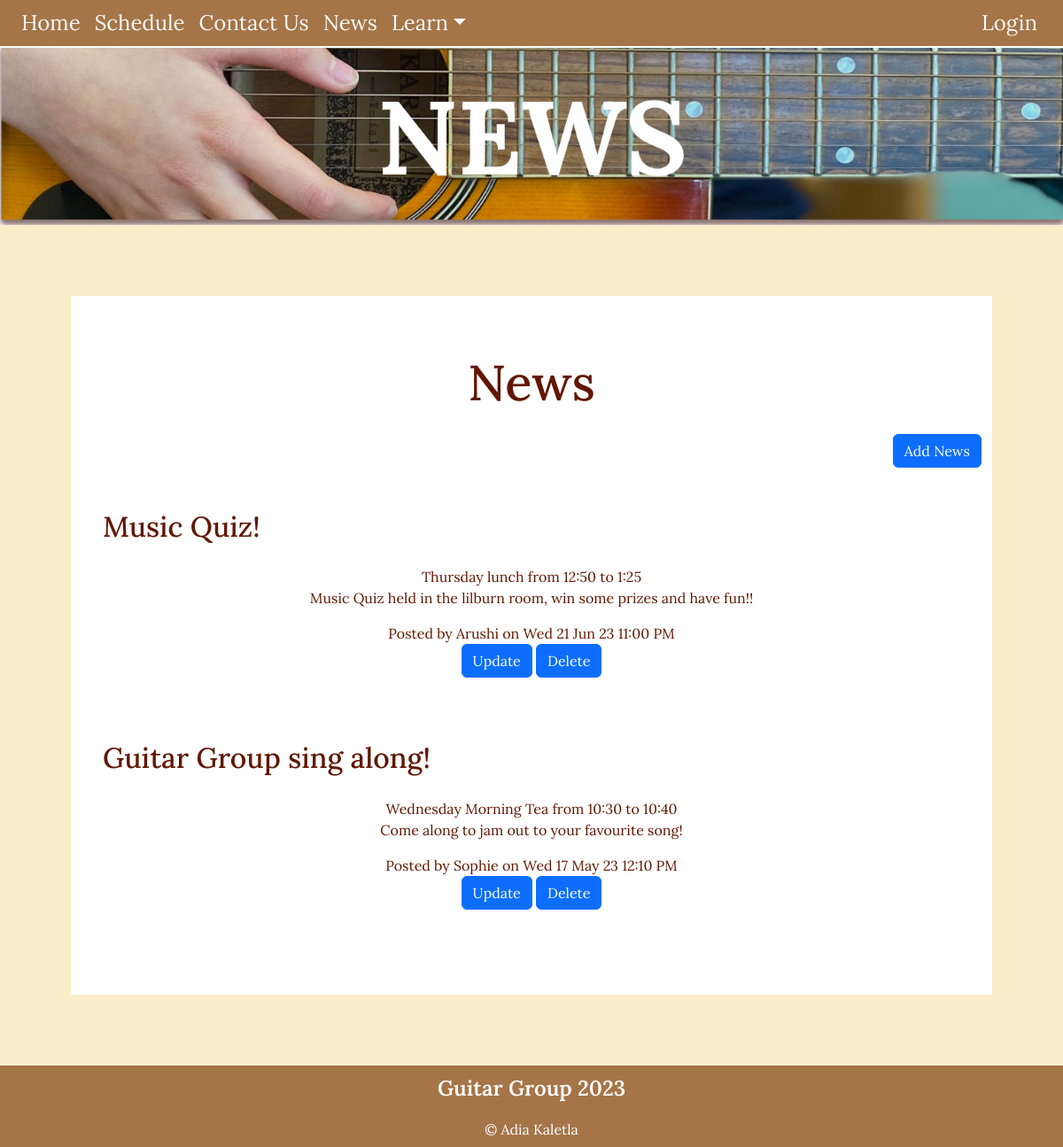
The app's page /news, older data.
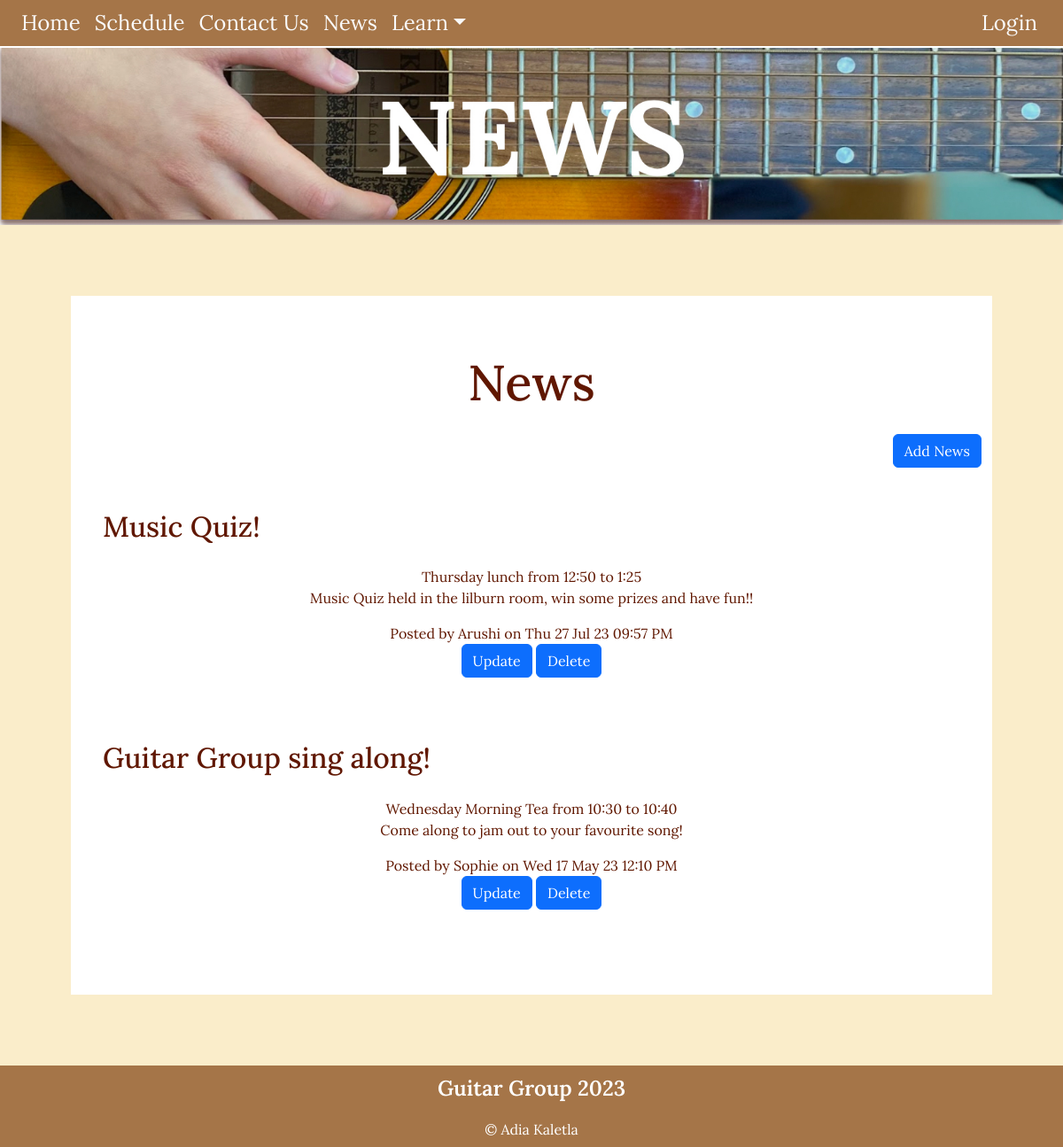
The same page, newer data.
### tables this page shows
CREATE TABLE news(
    news_id integer primary key autoincrement not null,
    title text not null unique,
    subtitle text not null unique,
    content text not null unique,
    newsdate date not null,
    member_id integer not null,
    foreign key(member_id) references member(member_id)
);

CREATE TABLE member(
    member_id integer primary key autoincrement not null,
    name text not null,
    email text not null unique,
    password text not null,
    authorisation integer not null
);

### server.py (the view)
@app.route('/news')
def news():
    sql = """select news.news_id, news.title, news.subtitle, news.content, news.newsdate, member.name
        from news
        join member on news.member_id= member.member_id
        order by news.newsdate desc;
        """
    result = run_search_query_tuples(sql, (), db_path, True)
    print(result)
    return render_template("news.html", news=result)

### db_functions.py (called while the page is built)
def run_search_query_tuples(sql_query,values_tuple, file_path, rowfactory=False):
    result = None
    try:
        db = sqlite3.connect(file_path)
        if rowfactory:
            db.row_factory = sqlite3.Row
        cursor = db.cursor()
        cursor.execute(sql_query,values_tuple)
        result = cursor.fetchall()
        cursor.close()
    except sqlite3.Error as error:
        print("Error running search query tuples: {}".format(error))
        return None
    db.close()
    if result is None:
        print("No search values were found")
    return result

### server.py (called while the page is built)
@app.template_filter()
def news_date(sqlite_dt):
    x = datetime.strptime(sqlite_dt, '%Y-%m-%d %H:%M:%S')
    return x.strftime("%a %d %b %y %I:%M %p")

### templates/news.html (shortened to what this page needs)
{% extends "layout.html" %}
{% block banner%}
static/images/newsbanner.jpg
{% endblock %}
{% block content%}
<div class="news-box">
<div class="news-text">
<div class="container-lg py-sm-5 py-1">
    <h1>News</h1>
    <div class="news p=4 my-4 text-end">
        <a class="btn btn-primary" href="{{ url_for('news_cud', id=0, task='add') }}">Add News</a>
    </div>
{% for row in news %}
<div class="news p-4 my-4">
    <h2> {{ row['title'] }} </h2>
        <div class="subtitle"> {{ row['subtitle'] }} </div>
        <p class="news-text"> {{ row['content'] | replace("\n", "<br>") | safe}} </p>
        <div class="news-meta">Posted by {{ row['name'] }} on {{row['newsdate'] | news_date }} </div>
        <div class="news-meta">
            <a class="btn btn-primary" href="{{ url_for('news_cud', id=row['news_id'], task='update') }}">Update</a>
            <a class="btn btn-primary" href="{{ url_for('news_cud', id=row['news_id'], task='delete') }}">Delete</a>
        </div>
</div>
{% endfor %}
</div>
</div>
</div>
{% endblock %}

### templates/layout.html (shortened to what this page needs)
<!DOCTYPE html>
<html lang="eng">
<head>
<link href="https://cdn.jsdelivr.net/npm/bootstrap@5.2.3/dist/css/bootstrap.min.css" rel="stylesheet">
<link rel="stylesheet" href="static/styles.css">
</head>
<body>
<div class="container-fluid">
<nav class="navbar navbar-expand-lg px-3 py-0 fixed-top">
    <div class="collapse navbar-collapse" id="collapsibleNavbar">
      <ul class="navbar-nav">
        <li class="nav-item">
          <a class="nav-link" href="{{ url_for('index') }}">Home</a>
        </li>
        <li class="nav-item">
          <a class="nav-link" href="{{ url_for('schedule') }}">Schedule</a>
        </li>
        <li class="nav-item">
          <a class="nav-link" href="{{ url_for('index') }}#contactus">Contact Us</a>
        </li>
          <li class="nav-item">
          <a class="nav-link" href="{{ url_for('news') }}">News</a>
        </li>
        <li class="nav-item dropdown">
          <a class="nav-link dropdown-toggle" href="{{ url_for('learn') }}" role="button" data-bs-toggle="dropdown">Learn</a>
        </li>
      </ul>
<div class="ms-auto"><a class="nav-link btn btn-outline" href="{{ url_for('index') }}#loginform"> Login </a></div>
    </div>
</nav>
    <div class=banner_adjust>
     <img class="img-fluid" src="{% block banner %}{% endblock %}">
    </div>
    </div>
{% block content %}
{% endblock %}
<footer class="container-fluid footer-content">
        <p> Guitar Group 2023 </p>
        <div>&copy; Adia Kaletla </div>
</footer>
</body>
</html>

### static/styles.css (style rules this page uses)
:root { --dutch-white: rgb(250, 237, 202); --charcol: rgb(54, 70, 82); --chamoisee: rgb(165, 117, 72); --black-bean: rgb(43, 5, 4); --blood-red: rgb(96, 23, 0); }
body { font-family: 'Lora', sans-serif; font-size: 100%; background-color: var(--dutch-white); }
h1 { font-size: 3.5em; color:var(--blood-red); text-align: center; font-weight: 500; margin: 0.3em; }
h2 { font-size: 2em; color:var(--blood-red); text-align: left; font-weight: 500; margin-bottom: 0.8em; }
.container-fluid { border: 0px solid blue; padding: 0; }
.container-lg { background-color:rgb(255,255,255); overflow: auto; }
.banner_adjust { margin-top: 3.2em; }
.navbar { --dutch-white: rgb(250, 237, 202); background-color: var(--chamoisee); border-bottom: 2px solid white; }
.nav-link { font-size: 1.5em; color:rgb(250,250,250); }
.btn-outline { padding: 0 0.5em; }
.news-box { background-color: white; margin: 5em; }
.news-text { font-size: 1em; text-align: center; color: var(--blood-red); }
.footer-content { background-color: var(--chamoisee); text-align: center; padding: 0.5em 0 0.5em 0; color:white; margin-top: 1em; }
.footer-content p:first-child { font-weight: 600; font-size: 1.5em; }

Row changes from the older to the newer data that the page shows:
changed news "Music Quiz!": newsdate|news_date "Wed 21 Jun 23 11:00 PM" → "Thu 27 Jul 23 09:57 PM"
